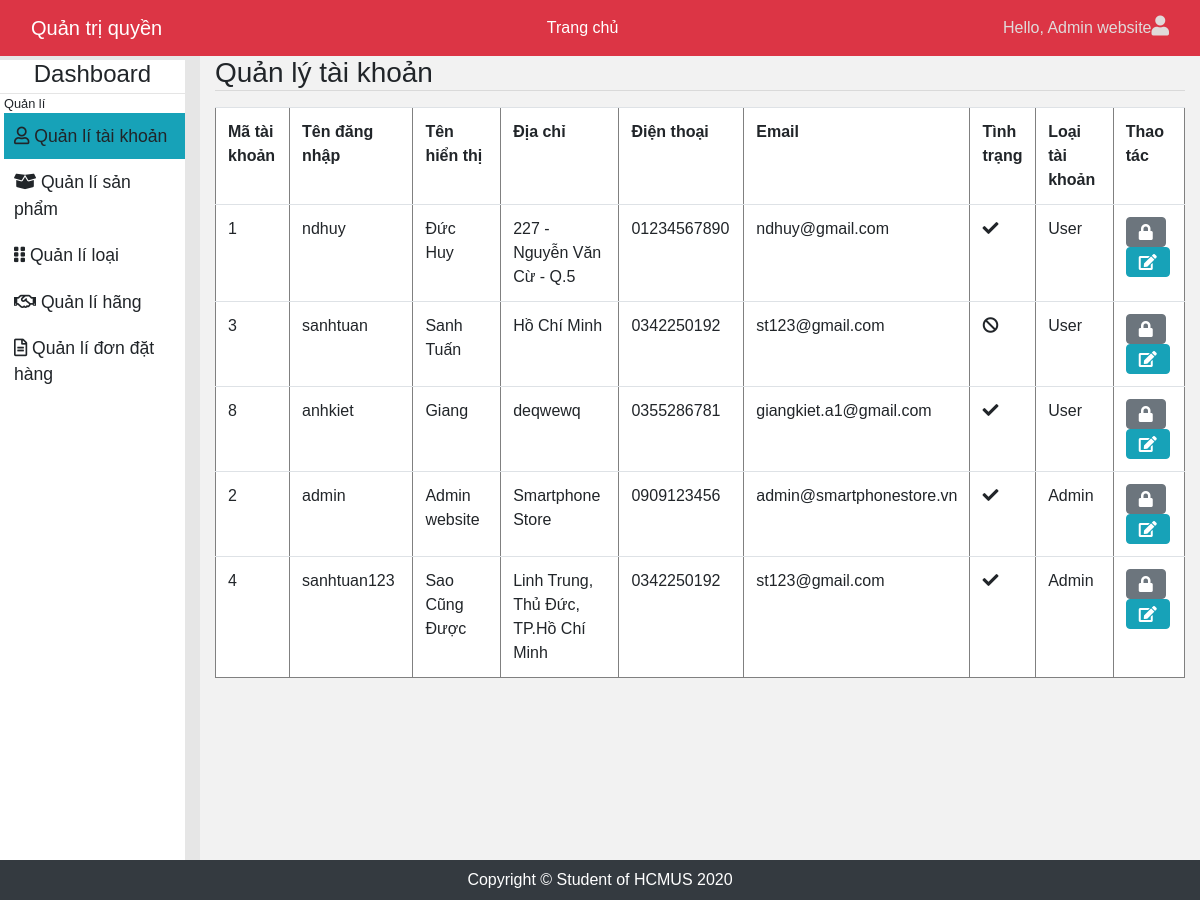
Page /admin/index.php?c=1 (signed in) on the committed database.
### tables this page shows
CREATE TABLE IF NOT EXISTS `taikhoan` (
  `MaTaiKhoan` int(11) NOT NULL AUTO_INCREMENT,
  `TenDangNhap` varchar(20) DEFAULT NULL,
  `MatKhau` varchar(20) DEFAULT NULL,
  `TenHienThi` varchar(64) DEFAULT NULL,
  `DiaChi` varchar(256) DEFAULT NULL,
  `DienThoai` varchar(11) DEFAULT NULL,
  `Email` varchar(30) DEFAULT NULL,
  `BiXoa` tinyint(1) DEFAULT '0',
  `MaLoaiTaiKhoan` int(11) NOT NULL,
  `code` varchar(255) DEFAULT NULL,
  PRIMARY KEY (`MaTaiKhoan`),
  KEY `fk_TaiKhoan_LoaiTaiKhoan_idx` (`MaLoaiTaiKhoan`)
);

CREATE TABLE IF NOT EXISTS `loaitaikhoan` (
  `MaLoaiTaiKhoan` int(11) NOT NULL AUTO_INCREMENT,
  `TenLoaiTaiKhoan` varchar(45) DEFAULT NULL,
  PRIMARY KEY (`MaLoaiTaiKhoan`)
);

### lib/DataProvider.php (called while the page is built, shortened)
<?php
class DataProvider
{
    public static function ExecuteQuery($sql)
    {
        $connection=mysqli_connect('acctive','root','','cuahangdienthoai_db') or
        die("couldn't connect to acctive");
        mysqli_query($connection,"set names 'utf8'");
        $result = mysqli_query($connection,$sql);
        return $result;
    }
}
?>

### admin/pages/qlTaiKhoan/pDanhSach.php (the view)
<table class="table" cellspacing="0" border="1">
    <tr>
        <th width="100"> Mã tài khoản</th>
        <th width="200"> Tên đăng nhập</th>
        <th width="200"> Tên hiển thị</th>
        <th width="200"> Địa chỉ</th>
        <th width="150"> Điện thoại</th>
        <th width="200"> Email</th>
        <th width="75"> Tình trạng</th>
        <th width="150"> Loại tài khoản</th>
        <th width="100"> Thao tác</th>
    </tr>
    <?php
    $sql = "SELECT t.MaTaiKhoan, t.TenDangNhap, t.TenHienThi, t.DiaChi, t.DienThoai, t.Email, t.BiXoa, l.TenLoaiTaiKhoan FROM TaiKhoan t, LoaiTaiKHoan l
              WHERE t.MaLoaiTaiKhoan = l.MaLoaiTaiKhoan";
    $result = DataProvider::ExecuteQuery($sql);
    while ($row = mysqli_fetch_array($result)) {
    ?>
        <tr>
            <td><?php echo $row["MaTaiKhoan"]; ?></td>
            <td><?php echo $row["TenDangNhap"]; ?></td>
            <td><?php echo $row["TenHienThi"]; ?></td>
            <td><?php echo $row["DiaChi"]; ?></td>
            <td><?php echo $row["DienThoai"]; ?></td>
            <td><?php echo $row["Email"]; ?></td>
            <td>
                <?php
                if ($row["BiXoa"] == 1)
                    echo '<i class="fa fa-ban"></i>';
                else
                    echo '<i class="fa fa-check"></i>';
                ?>
            </td>
            <td><?php echo $row["TenLoaiTaiKhoan"]; ?></td>
            <td>
                <a href="pages/qlTaiKhoan/xlKhoa.php?id=<?php echo $row["MaTaiKhoan"] ?>">
                    <i class="fa fa-lock btn btn-secondary"></i>
                </a>
                <a href="index.php?c=1&a=2&id=<?php echo $row["MaTaiKhoan"] ?> ">
                    <i class="fa fa-edit btn btn-info"></i>
                </a>
            </td>
        </tr>
    <?php
    }
    ?>
</table>

### admin/css/style.css (style rules this page uses)
body { font-family: 'Poppins', sans-serif; background: #e6e6e6; margin-top: 56px; }
.table { background-color:white ; }
a, a:hover, a:focus { color: inherit; text-decoration: none; transition: all 0.3s; }

### rows in the picture
taikhoan: MaTaiKhoan "1", TenDangNhap "ndhuy", TenHienThi "Đức Huy", DiaChi "227 - Nguyễn Văn Cừ - Q.5", DienThoai "01234567890", Email "ndhuy@gmail.com", BiXoa 0 (drawn), loaitaikhoan.TenLoaiTaiKhoan "User"
taikhoan: MaTaiKhoan "3", TenDangNhap "sanhtuan", TenHienThi "Sanh Tuấn", DiaChi "Hồ Chí Minh", DienThoai "0342250192", Email "st123@gmail.com", BiXoa 1 (drawn), loaitaikhoan.TenLoaiTaiKhoan "User"
taikhoan: MaTaiKhoan "8", TenDangNhap "anhkiet", TenHienThi "Giang", DiaChi "deqwewq", DienThoai "0355286781", Email "giangkiet.a1@gmail.com", BiXoa 0 (drawn), loaitaikhoan.TenLoaiTaiKhoan "User"
taikhoan: MaTaiKhoan "2", TenDangNhap "admin", TenHienThi "Admin website", DiaChi "Smartphone Store", DienThoai "0909123456", Email "admin@smartphonestore.vn", BiXoa 0 (drawn), loaitaikhoan.TenLoaiTaiKhoan "Admin"
taikhoan: MaTaiKhoan "4", TenDangNhap "sanhtuan123", TenHienThi "Sao Cũng Được", DiaChi "Linh Trung, Thủ Đức, TP.Hồ Chí Minh", DienThoai "0342250192", Email "st123@gmail.com", BiXoa 0 (drawn), loaitaikhoan.TenLoaiTaiKhoan "Admin"

### other values in the picture
$_SESSION["TenHienThi"] "Admin website"
